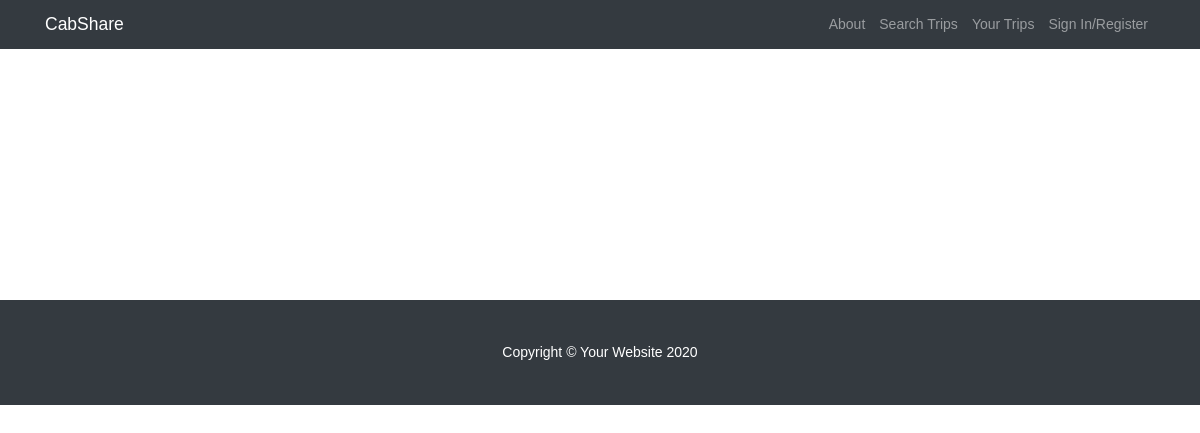
/, run on an earlier commit of the app's database.
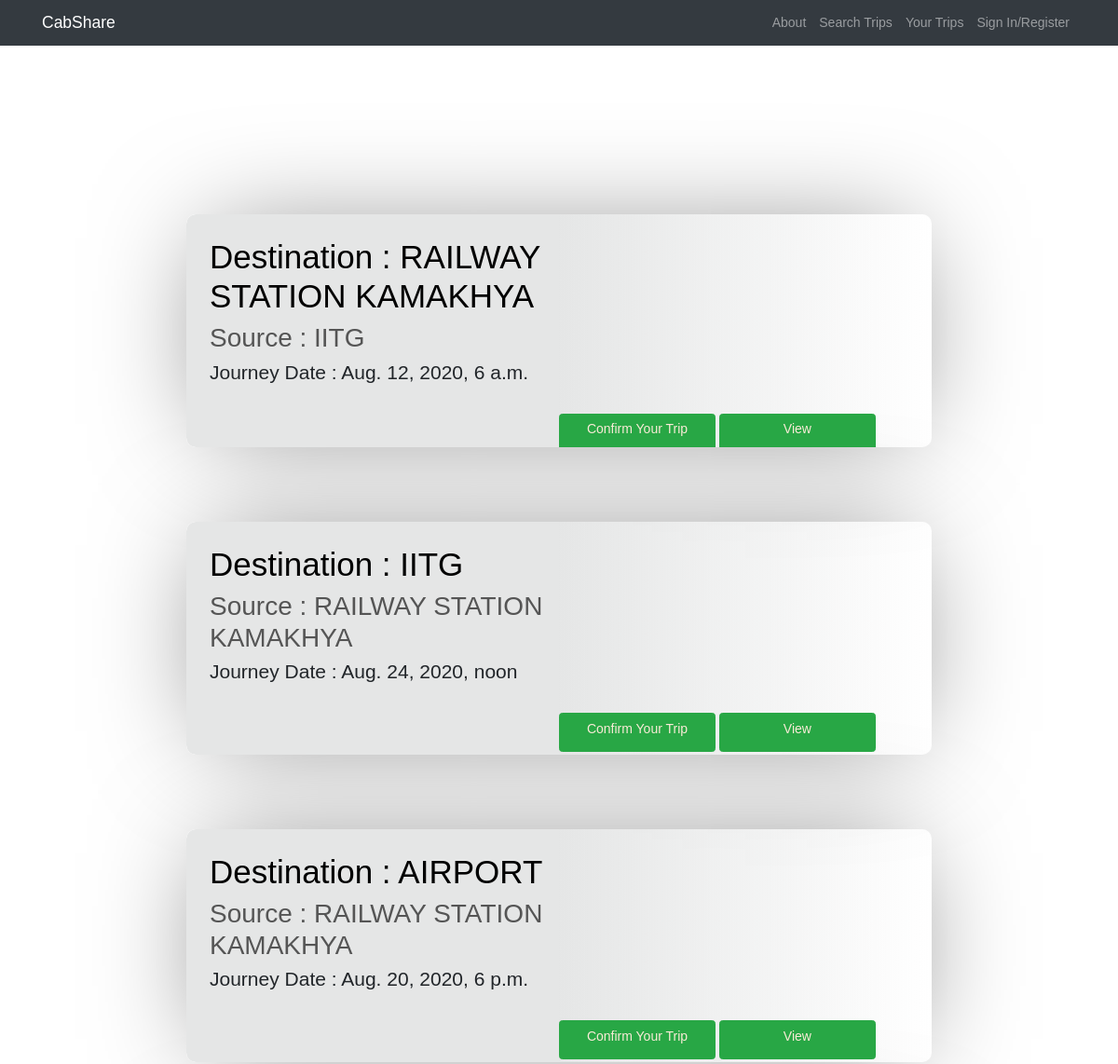
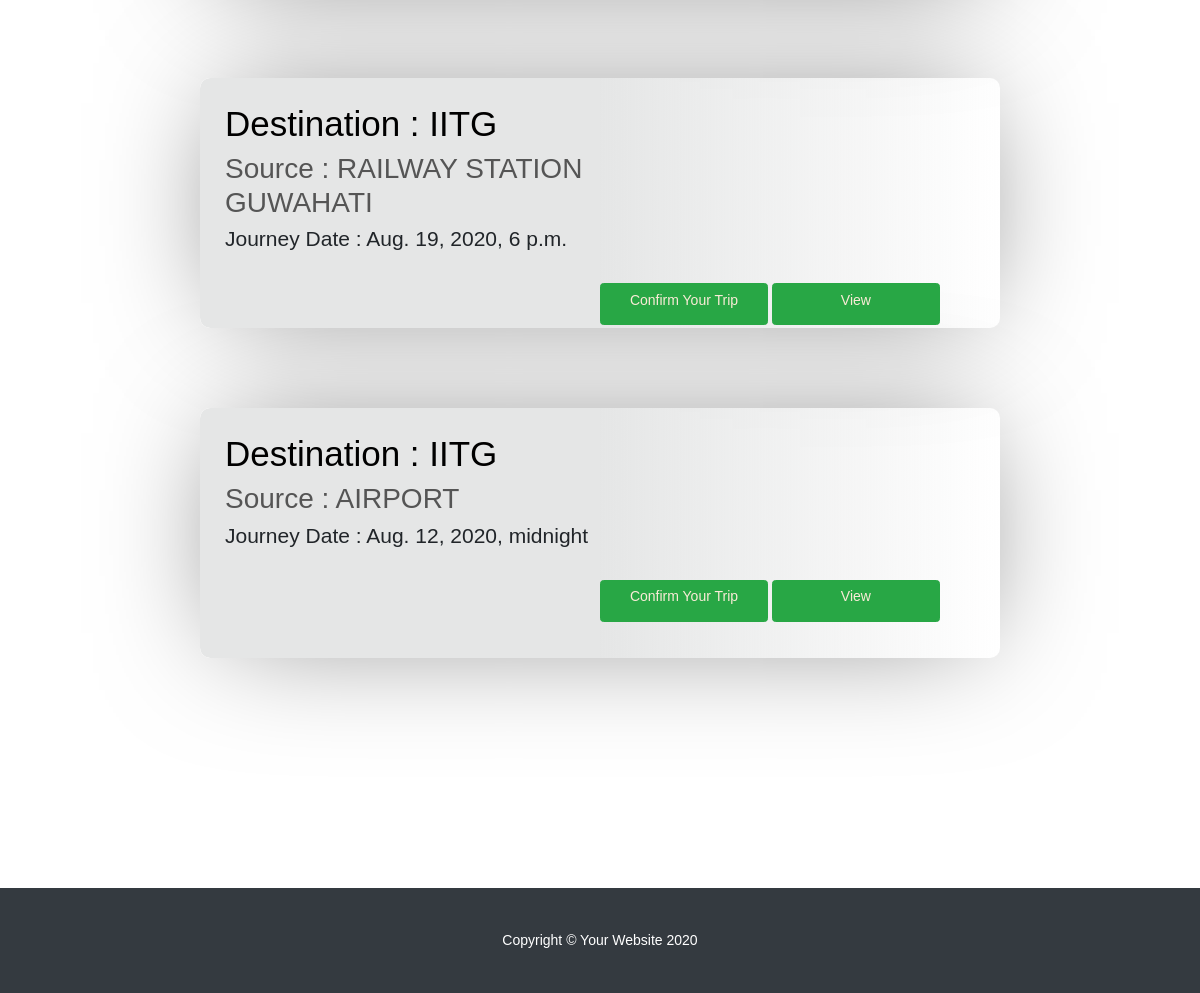
And on a later commit of the database (2 pictures, top to bottom).
### core/models.py (models this page shows, shortened)
class Trip(models.Model):
    places = [
        ('IITG', 'IITG'),
        ('RAILWAY STATION GUWAHATI', 'RAILWAY STATION GUWAHATI'),
        ('RAILWAY STATION KAMAKHYA', 'RAILWAY STATION KAMAKHYA'),
        ('AIRPORT', 'AIRPORT'),
    ]
    src = models.CharField(
        max_length=50,
        choices=places,
        null=False,
        blank=False,
    )
    dest = models.CharField(
        max_length=50,
        choices=places,
        null=False,
        blank=False,
    )
    organizer = models.CharField(max_length=50)
    journey_date = models.DateTimeField(
        auto_now=False, auto_now_add=False, blank=False, null=False)
    slug = models.SlugField()
    def get_absolute_url(self):
        return reverse("core:trip", kwargs={
            'slug': self.slug
        })

### core/views.py (the view)
# urls.py: path('', HomeView.as_view(), name='trip-list'),
class HomeView(ListView):
    model = Trip
    template_name = "list.html"

### templates/list.html
{%  extends "base.html" %}
{% load static %}
{% block content %}
{% for trip in object_list %}
<div class="movie_card" id="ave">
    <div class="info_section">
        <div class="movie_header">
            <h1> Destination : {{ trip.dest }}</h1>
            <h2>Source : {{ trip.src }}</h2>
            <h4>Journey Date : {{ trip.journey_date }}</h4>
        </div>
        <div class="button offset-6">
            <Button class="btn btn-success"><a href="#">
                    <p style="color: antiquewhite;">Confirm Your Trip</p>
                </a></Button>
            <Button class=" btn btn-success"><a href="{{ trip.get_absolute_url }}">
                    <p style="color: antiquewhite;">View </p>
                </a></Button>
        </div>
    </div>
</div>
{% endfor %}
{% endblock content %}

What changed in the data, as far as the page shows it:
added Trip: dest "RAILWAY STATION KAMAKHYA", src "IITG", journey_date "Aug. 12, 2020, 6 a.m."
added Trip: dest "IITG", src "RAILWAY STATION KAMAKHYA", journey_date "Aug. 24, 2020, noon"
added Trip: dest "AIRPORT", src "RAILWAY STATION KAMAKHYA", journey_date "Aug. 20, 2020, 6 p.m."
added Trip: dest "IITG", src "RAILWAY STATION GUWAHATI", journey_date "Aug. 19, 2020, 6 p.m."
added Trip: dest "IITG", src "AIRPORT", journey_date "Aug. 12, 2020, midnight"
